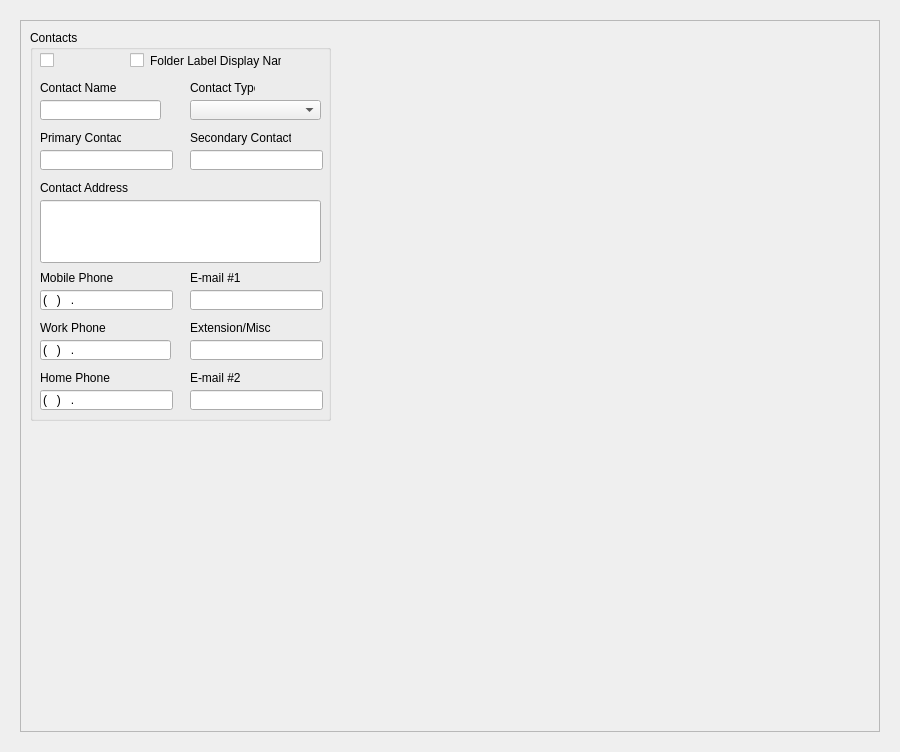
<?xml version="1.0" encoding="UTF-8"?>
<ui version="4.0">
 <class>Browser</class>
 <widget class="QWidget" name="Browser">
  <property name="geometry">
   <rect>
    <x>0</x>
    <y>0</y>
    <width>900</width>
    <height>752</height>
   </rect>
  </property>
  <property name="windowTitle">
   <string>BRS_GIS SQL Browser</string>
  </property>
  <layout class="QGridLayout" name="gridLayout">
   <item row="0" column="0">
    <widget class="brs_contacts" name="stackedWidget">
     <property name="frameShadow">
      <enum>QFrame::Sunken</enum>
     </property>
     <property name="currentIndex">
      <number>0</number>
     </property>
     <widget class="jobsdata" name="p3_jobsData">
      <layout class="QGridLayout" name="gridLayout_11">
       <item row="0" column="0">
        <widget class="QFrame" name="frame_3">
         <property name="frameShape">
          <enum>QFrame::StyledPanel</enum>
         </property>
         <property name="frameShadow">
          <enum>QFrame::Sunken</enum>
         </property>
         <widget class="QGroupBox" name="groupBox_contact">
          <property name="geometry">
           <rect>
            <x>10</x>
            <y>10</y>
            <width>301</width>
            <height>391</height>
           </rect>
          </property>
          <property name="title">
           <string>Contacts</string>
          </property>
          <widget class="QComboBox" name="contact_type">
           <property name="geometry">
            <rect>
             <x>160</x>
             <y>70</y>
             <width>131</width>
             <height>20</height>
            </rect>
           </property>
           <property name="sizePolicy">
            <sizepolicy hsizetype="Fixed" vsizetype="Fixed">
             <horstretch>0</horstretch>
             <verstretch>0</verstretch>
            </sizepolicy>
           </property>
          </widget>
          <widget class="QLabel" name="label_11">
           <property name="geometry">
            <rect>
             <x>10</x>
             <y>100</y>
             <width>81</width>
             <height>16</height>
            </rect>
           </property>
           <property name="text">
            <string>Primary Contact</string>
           </property>
           <property name="buddy">
            <cstring>primary_contact</cstring>
           </property>
          </widget>
          <widget class="QLabel" name="label_10">
           <property name="geometry">
            <rect>
             <x>160</x>
             <y>50</y>
             <width>65</width>
             <height>16</height>
            </rect>
           </property>
           <property name="text">
            <string>Contact Type</string>
           </property>
           <property name="buddy">
            <cstring>contact_type</cstring>
           </property>
          </widget>
          <widget class="QLineEdit" name="primary_contact">
           <property name="geometry">
            <rect>
             <x>10</x>
             <y>120</y>
             <width>133</width>
             <height>20</height>
            </rect>
           </property>
           <property name="sizePolicy">
            <sizepolicy hsizetype="Fixed" vsizetype="Fixed">
             <horstretch>0</horstretch>
             <verstretch>0</verstretch>
            </sizepolicy>
           </property>
          </widget>
          <widget class="QLabel" name="label_19">
           <property name="geometry">
            <rect>
             <x>10</x>
             <y>150</y>
             <width>91</width>
             <height>16</height>
            </rect>
           </property>
           <property name="text">
            <string>Contact Address</string>
           </property>
          </widget>
          <widget class="QLineEdit" name="contact_name">
           <property name="geometry">
            <rect>
             <x>10</x>
             <y>70</y>
             <width>121</width>
             <height>20</height>
            </rect>
           </property>
           <property name="sizePolicy">
            <sizepolicy hsizetype="Fixed" vsizetype="Fixed">
             <horstretch>0</horstretch>
             <verstretch>0</verstretch>
            </sizepolicy>
           </property>
          </widget>
          <widget class="QLabel" name="label_27">
           <property name="geometry">
            <rect>
             <x>10</x>
             <y>50</y>
             <width>131</width>
             <height>16</height>
            </rect>
           </property>
           <property name="text">
            <string>Contact Name</string>
           </property>
           <property name="buddy">
            <cstring>primary_contact</cstring>
           </property>
          </widget>
          <widget class="QLineEdit" name="phone_mobile">
           <property name="geometry">
            <rect>
             <x>10</x>
             <y>260</y>
             <width>133</width>
             <height>20</height>
            </rect>
           </property>
           <property name="sizePolicy">
            <sizepolicy hsizetype="Fixed" vsizetype="Fixed">
             <horstretch>0</horstretch>
             <verstretch>0</verstretch>
            </sizepolicy>
           </property>
           <property name="inputMask">
            <string>(000)000.0000</string>
           </property>
           <property name="maxLength">
            <number>13</number>
           </property>
          </widget>
          <widget class="QLabel" name="label_61">
           <property name="geometry">
            <rect>
             <x>10</x>
             <y>240</y>
             <width>101</width>
             <height>16</height>
            </rect>
           </property>
           <property name="text">
            <string>Mobile Phone</string>
           </property>
           <property name="buddy">
            <cstring>primary_contact</cstring>
           </property>
          </widget>
          <widget class="QLineEdit" name="phone_work">
           <property name="geometry">
            <rect>
             <x>10</x>
             <y>310</y>
             <width>131</width>
             <height>20</height>
            </rect>
           </property>
           <property name="sizePolicy">
            <sizepolicy hsizetype="Fixed" vsizetype="Fixed">
             <horstretch>0</horstretch>
             <verstretch>0</verstretch>
            </sizepolicy>
           </property>
           <property name="inputMask">
            <string>(000)000.0000</string>
           </property>
          </widget>
          <widget class="QLabel" name="label_62">
           <property name="geometry">
            <rect>
             <x>10</x>
             <y>290</y>
             <width>101</width>
             <height>16</height>
            </rect>
           </property>
           <property name="text">
            <string>Work Phone</string>
           </property>
           <property name="buddy">
            <cstring>primary_contact</cstring>
           </property>
          </widget>
          <widget class="QLineEdit" name="phone_home">
           <property name="geometry">
            <rect>
             <x>10</x>
             <y>360</y>
             <width>133</width>
             <height>20</height>
            </rect>
           </property>
           <property name="sizePolicy">
            <sizepolicy hsizetype="Fixed" vsizetype="Fixed">
             <horstretch>0</horstretch>
             <verstretch>0</verstretch>
            </sizepolicy>
           </property>
           <property name="inputMask">
            <string>(000)000.0000</string>
           </property>
           <property name="maxLength">
            <number>13</number>
           </property>
          </widget>
          <widget class="QLabel" name="label_63">
           <property name="geometry">
            <rect>
             <x>10</x>
             <y>340</y>
             <width>101</width>
             <height>16</height>
            </rect>
           </property>
           <property name="text">
            <string>Home Phone</string>
           </property>
           <property name="buddy">
            <cstring>primary_contact</cstring>
           </property>
          </widget>
          <widget class="QLabel" name="label_30">
           <property name="geometry">
            <rect>
             <x>160</x>
             <y>100</y>
             <width>101</width>
             <height>16</height>
            </rect>
           </property>
           <property name="text">
            <string>Secondary Contact</string>
           </property>
           <property name="buddy">
            <cstring>primary_contact</cstring>
           </property>
          </widget>
          <widget class="QLineEdit" name="secondary_contact">
           <property name="geometry">
            <rect>
             <x>160</x>
             <y>120</y>
             <width>133</width>
             <height>20</height>
            </rect>
           </property>
           <property name="sizePolicy">
            <sizepolicy hsizetype="Fixed" vsizetype="Fixed">
             <horstretch>0</horstretch>
             <verstretch>0</verstretch>
            </sizepolicy>
           </property>
          </widget>
          <widget class="QLabel" name="label_66">
           <property name="geometry">
            <rect>
             <x>160</x>
             <y>240</y>
             <width>101</width>
             <height>16</height>
            </rect>
           </property>
           <property name="text">
            <string>E-mail #1</string>
           </property>
           <property name="buddy">
            <cstring>primary_contact</cstring>
           </property>
          </widget>
          <widget class="QLineEdit" name="email_primary">
           <property name="geometry">
            <rect>
             <x>160</x>
             <y>260</y>
             <width>133</width>
             <height>20</height>
            </rect>
           </property>
           <property name="sizePolicy">
            <sizepolicy hsizetype="Fixed" vsizetype="Fixed">
             <horstretch>0</horstretch>
             <verstretch>0</verstretch>
            </sizepolicy>
           </property>
           <property name="text">
            <string/>
           </property>
          </widget>
          <widget class="QLineEdit" name="email_secondary">
           <property name="geometry">
            <rect>
             <x>160</x>
             <y>360</y>
             <width>133</width>
             <height>20</height>
            </rect>
           </property>
           <property name="sizePolicy">
            <sizepolicy hsizetype="Fixed" vsizetype="Fixed">
             <horstretch>0</horstretch>
             <verstretch>0</verstretch>
            </sizepolicy>
           </property>
           <property name="text">
            <string/>
           </property>
          </widget>
          <widget class="QLabel" name="label_67">
           <property name="geometry">
            <rect>
             <x>160</x>
             <y>340</y>
             <width>101</width>
             <height>16</height>
            </rect>
           </property>
           <property name="text">
            <string>E-mail #2</string>
           </property>
           <property name="buddy">
            <cstring>primary_contact</cstring>
           </property>
          </widget>
          <widget class="QCheckBox" name="client">
           <property name="geometry">
            <rect>
             <x>10</x>
             <y>20</y>
             <width>16</width>
             <height>21</height>
            </rect>
           </property>
           <property name="font">
            <font>
             <family>Broadway</family>
             <pointsize>14</pointsize>
            </font>
           </property>
           <property name="styleSheet">
            <string notr="true">QCheckBox{
font:broadway;
color:green
}</string>
           </property>
           <property name="text">
            <string/>
           </property>
          </widget>
          <widget class="QLabel" name="label">
           <property name="geometry">
            <rect>
             <x>25</x>
             <y>20</y>
             <width>61</width>
             <height>21</height>
            </rect>
           </property>
           <property name="text">
            <string/>
           </property>
           <property name="pixmap">
            <pixmap>client.png</pixmap>
           </property>
          </widget>
          <widget class="QLineEdit" name="contact_addr">
           <property name="geometry">
            <rect>
             <x>10</x>
             <y>170</y>
             <width>281</width>
             <height>63</height>
            </rect>
           </property>
           <property name="alignment">
            <set>Qt::AlignLeading|Qt::AlignLeft|Qt::AlignTop</set>
           </property>
          </widget>
          <widget class="QCheckBox" name="folder">
           <property name="geometry">
            <rect>
             <x>100</x>
             <y>20</y>
             <width>16</width>
             <height>21</height>
            </rect>
           </property>
           <property name="font">
            <font>
             <family>Broadway</family>
             <pointsize>14</pointsize>
            </font>
           </property>
           <property name="styleSheet">
            <string notr="true">QCheckBox{
font:broadway;
color:green
}</string>
           </property>
           <property name="text">
            <string/>
           </property>
          </widget>
          <widget class="QLabel" name="label_28">
           <property name="geometry">
            <rect>
             <x>120</x>
             <y>23</y>
             <width>131</width>
             <height>16</height>
            </rect>
           </property>
           <property name="text">
            <string>Folder Label Display Name</string>
           </property>
           <property name="buddy">
            <cstring>primary_contact</cstring>
           </property>
          </widget>
          <widget class="QLabel" name="label_68">
           <property name="geometry">
            <rect>
             <x>160</x>
             <y>290</y>
             <width>101</width>
             <height>16</height>
            </rect>
           </property>
           <property name="text">
            <string>Extension/Misc</string>
           </property>
           <property name="buddy">
            <cstring>primary_contact</cstring>
           </property>
          </widget>
          <widget class="QLineEdit" name="extension">
           <property name="geometry">
            <rect>
             <x>160</x>
             <y>310</y>
             <width>133</width>
             <height>20</height>
            </rect>
           </property>
           <property name="sizePolicy">
            <sizepolicy hsizetype="Fixed" vsizetype="Fixed">
             <horstretch>0</horstretch>
             <verstretch>0</verstretch>
            </sizepolicy>
           </property>
           <property name="text">
            <string/>
           </property>
          </widget>
          <zorder>primary_contact</zorder>
          <zorder>label_19</zorder>
          <zorder>contact_type</zorder>
          <zorder>label_10</zorder>
          <zorder>label_11</zorder>
          <zorder>contact_name</zorder>
          <zorder>label_27</zorder>
          <zorder>phone_mobile</zorder>
          <zorder>label_61</zorder>
          <zorder>phone_work</zorder>
          <zorder>label_62</zorder>
          <zorder>phone_home</zorder>
          <zorder>label_63</zorder>
          <zorder>label_30</zorder>
          <zorder>secondary_contact</zorder>
          <zorder>label_66</zorder>
          <zorder>email_primary</zorder>
          <zorder>email_secondary</zorder>
          <zorder>label_67</zorder>
          <zorder>client</zorder>
          <zorder>label</zorder>
          <zorder>contact_addr</zorder>
          <zorder>folder</zorder>
          <zorder>label_28</zorder>
          <zorder>label_68</zorder>
          <zorder>extension</zorder>
         </widget>
        </widget>
       </item>
      </layout>
     </widget>
    </widget>
   </item>
  </layout>
  <action name="insertRowAction">
   <property name="enabled">
    <bool>false</bool>
   </property>
   <property name="text">
    <string>&amp;Insert Row</string>
   </property>
   <property name="statusTip">
    <string>Inserts a new Row</string>
   </property>
  </action>
  <action name="deleteRowAction">
   <property name="enabled">
    <bool>false</bool>
   </property>
   <property name="text">
    <string>&amp;Delete Row</string>
   </property>
   <property name="statusTip">
    <string>Deletes the current Row</string>
   </property>
  </action>
  <action name="fieldStrategyAction">
   <property name="checkable">
    <bool>true</bool>
   </property>
   <property name="text">
    <string>Submit on &amp;Field Change</string>
   </property>
   <property name="toolTip">
    <string>Commit on Field Change</string>
   </property>
  </action>
  <action name="rowStrategyAction">
   <property name="checkable">
    <bool>true</bool>
   </property>
   <property name="text">
    <string>Submit on &amp;Row Change</string>
   </property>
   <property name="toolTip">
    <string>Commit on Row Change</string>
   </property>
  </action>
  <action name="manualStrategyAction">
   <property name="checkable">
    <bool>true</bool>
   </property>
   <property name="text">
    <string>Submit &amp;Manually</string>
   </property>
   <property name="toolTip">
    <string>Commit Manually</string>
   </property>
  </action>
  <action name="submitAction">
   <property name="text">
    <string>&amp;Submit All</string>
   </property>
   <property name="toolTip">
    <string>Submit Changes</string>
   </property>
  </action>
  <action name="revertAction">
   <property name="text">
    <string>&amp;Revert All</string>
   </property>
   <property name="toolTip">
    <string>Revert</string>
   </property>
  </action>
  <action name="selectAction">
   <property name="text">
    <string>S&amp;elect</string>
   </property>
   <property name="toolTip">
    <string>Refresh Data from Database</string>
   </property>
  </action>
 </widget>
 <customwidgets>
  <customwidget>
   <class>jobsdata</class>
   <extends>QWidget</extends>
   <header>jobsdata.h</header>
   <container>1</container>
  </customwidget>
  <customwidget>
   <class>brs_contacts</class>
   <extends>QStackedWidget</extends>
   <header>brs_contacts.h</header>
   <container>1</container>
   <slots>
    <signal>setCurrentIndex(2)</signal>
   </slots>
  </customwidget>
 </customwidgets>
 <tabstops>
  <tabstop>client</tabstop>
  <tabstop>contact_name</tabstop>
  <tabstop>contact_type</tabstop>
  <tabstop>primary_contact</tabstop>
  <tabstop>secondary_contact</tabstop>
  <tabstop>contact_addr</tabstop>
  <tabstop>phone_mobile</tabstop>
  <tabstop>phone_work</tabstop>
  <tabstop>phone_home</tabstop>
  <tabstop>email_primary</tabstop>
  <tabstop>email_secondary</tabstop>
 </tabstops>
 <resources>
  <include location="login_resources.qrc"/>
 </resources>
 <connections/>
</ui>
